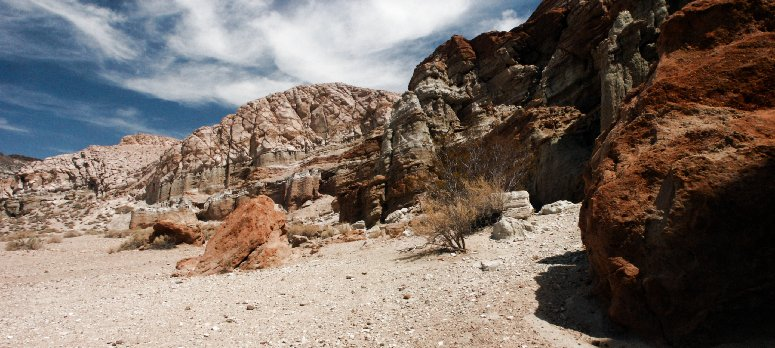
%> input picture a1_20171204/input_data/canyon.png, 775 x 348 px
$ octave q7a.m   (GNU Octave 9; MATLAB toolbox functions it lacks are replaced by stand-ins)
%> lines starting %> are read from the running program, lines starting %| are printed output that depends on the picture
### a1_20171204/src/histEqualization.m
function [lut, final] = histEqualization(im)

[w, h] = size(im);
[counts, ~] = imhist(im);

pdf = counts./(w*h);
cdf = cumsum(pdf);
lut = round(255*cdf);
final = uint8(zeros(w, h));

for i = 1:size(lut, 1)
    final(im == i-1) = lut(i);
end

end

### a1_20171204/src/q7a.m
close all;
clc;
clear all;

im = imread('canyon.png');
%> im is the input picture: size 348x775x3 uint8; mean R, G, B 121.8, 109.4, 101.3
im = rgb2gray(im);
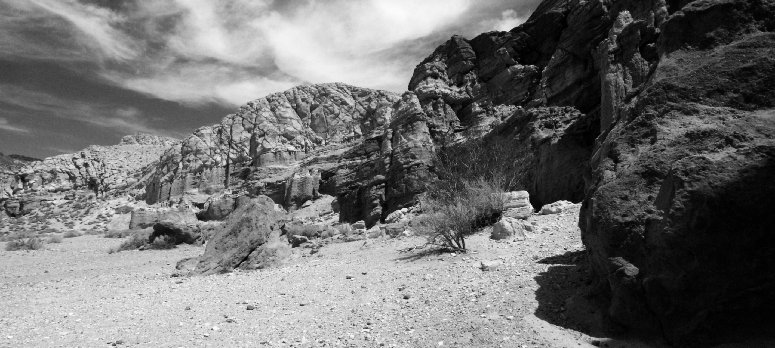
%> im: size 348x775 uint8; min 0, max 253, mean 112.2
figure;
imshow(im);

[~, im1] = histEqualization(im);
%> in histEqualization, `[counts, ~] = imhist(im);`: counts = 256 values, max 3030 at index 7, min 0 at index 255, mean 1053.5
%> in histEqualization, `pdf = counts./(w*h);`: pdf = 256 values, max 0.0112 at index 7, min 0 at index 255, mean 0.00391
%> in histEqualization, `cdf = cumsum(pdf);`: cdf = 256 values from 0.000619 to 1
%> in histEqualization, `lut = round(255*cdf);`: lut = 256 values from 0 to 255
%> after the loop in histEqualization, `for i = 1:size(lut, 1)`:
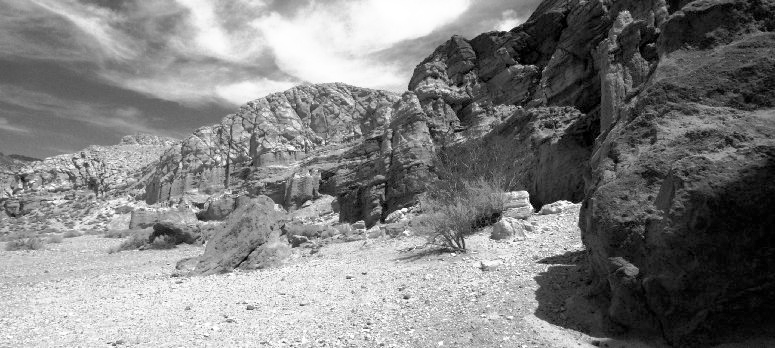
%> final: size 348x775 uint8; min 0, max 255, mean 128.1

figure;
imshow(im1);


[~, im2] = histEqualization(im);
figure;
imshow(im2);

$ run again, with a1_20171204/input_data/cameraman.png copied over a1_20171204/input_data/canyon.png
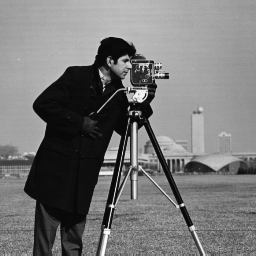
%> input picture a1_20171204/input_data/cameraman.png, 256 x 256 px
%> im is the input picture: size 256x256 uint8; min 7, max 253, mean 118.7
%> counts = 256 values, max 1685 at index 15, min 0 at index 1, mean 256
%> pdf = 256 values, max 0.0257 at index 15, min 0 at index 1, mean 0.00391
%> cdf = 256 values from 0 to 1
%> lut = 256 values from 0 to 255
%> after the loop in histEqualization, `for i = 1:size(lut, 1)`:
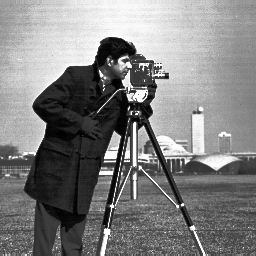
%> final: size 256x256 uint8; min 0, max 255, mean 128.8
